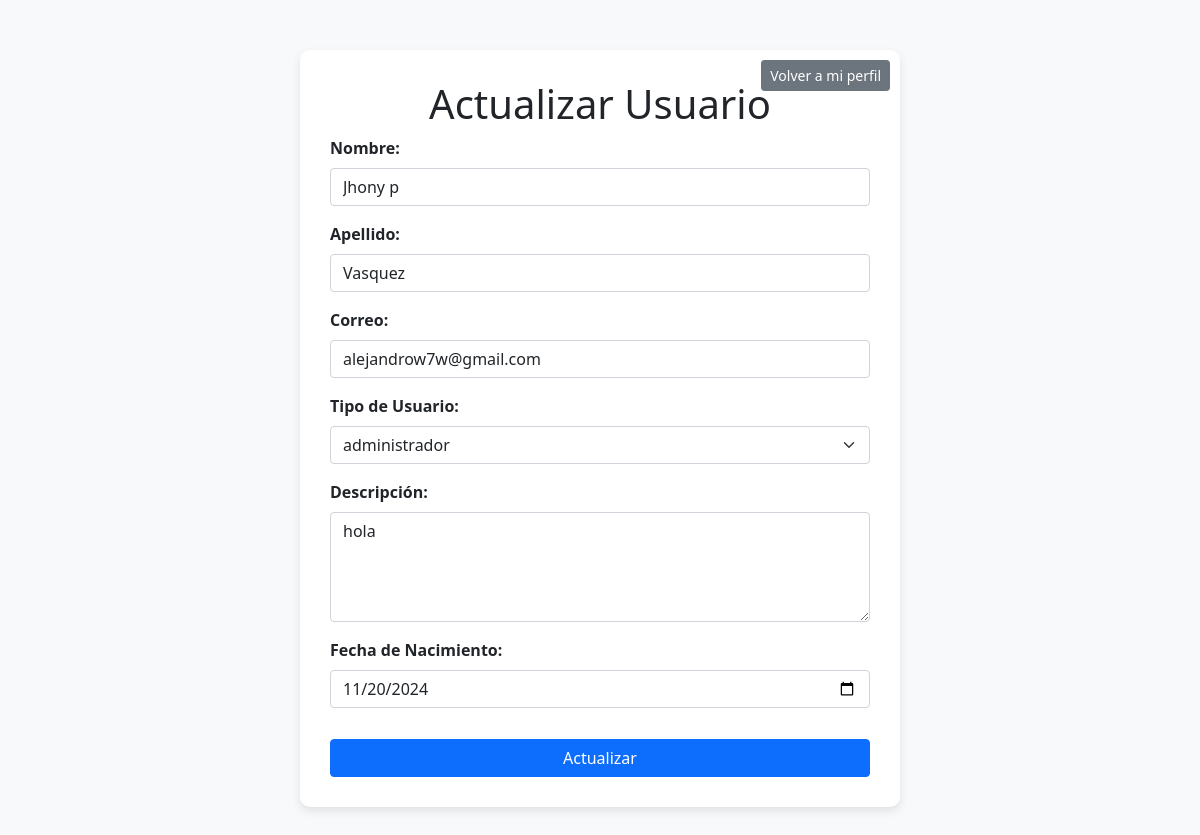
The app's page /CRUD/actualizar.php?id=6 (signed in) with its own data.
### tables this page shows
CREATE TABLE `usuarios` (
  `id` int(11) NOT NULL,
  `rol_id` int(11) NOT NULL,
  `correo` varchar(100) NOT NULL,
  `cedula` varchar(20) NOT NULL,
  `nombre` varchar(50) NOT NULL,
  `apellido` varchar(50) NOT NULL,
  `contrasena` varchar(255) NOT NULL,
  `fecha_registro` timestamp NOT NULL DEFAULT current_timestamp(),
  `imagen_perfil` varchar(255) DEFAULT NULL,
  `descripcion` text DEFAULT NULL,
  `fecha_nacimiento` date DEFAULT NULL
);

CREATE TABLE `roles` (
  `id` int(11) NOT NULL,
  `descripcion` varchar(50) NOT NULL
);

### CRUD/actualizar.php (the view, shortened to what this page needs)
<?php
include 'conexion.php';
$id = isset($_GET['id']) ? intval($_GET['id']) : 0;
$sql = "SELECT u.*, r.descripcion AS tipo_usuario FROM usuarios u
        JOIN roles r ON u.rol_id = r.id
        WHERE u.id = $id";
$resultado = $conn->query($sql);
$usuario = $resultado->fetch_assoc();
?>
<!DOCTYPE html>
<html lang="es">
<head>
    <link rel="stylesheet" href="https://cdn.jsdelivr.net/npm/bootstrap@5.1.3/dist/css/bootstrap.min.css">
</head>
<body class="bg-light">
    <div class="container">
        <div class="update-container">
            <a href="../perfil.php" class="btn btn-secondary btn-sm btn-back">Volver a mi perfil</a>
            <h1 class="text-center">Actualizar Usuario</h1>
            <form method="POST">
                <div class="mb-3">
                    <label for="nombre" class="form-label">Nombre:</label>
                    <input type="text" class="form-control" name="nombre" id="nombre" value="<?= htmlspecialchars($usuario['nombre']) ?>" required>
                </div>
                <div class="mb-3">
                    <label for="apellido" class="form-label">Apellido:</label>
                    <input type="text" class="form-control" name="apellido" id="apellido" value="<?= htmlspecialchars($usuario['apellido']) ?>" required>
                </div>
                <div class="mb-3">
                    <label for="correo" class="form-label">Correo:</label>
                    <input type="email" class="form-control" name="correo" id="correo" value="<?= htmlspecialchars($usuario['correo']) ?>" required>
                </div>
                <div class="mb-3">
                    <label for="tipo_usuario" class="form-label">Tipo de Usuario:</label>
                    <select class="form-select" name="tipo_usuario" id="tipo_usuario" required>
                        <?php
                        $sql_roles = "SELECT * FROM roles";
                        $roles_resultado = $conn->query($sql_roles);
                        while ($rol = $roles_resultado->fetch_assoc()): ?>
                            <option value="<?= $rol['id'] ?>" <?= $usuario['rol_id'] == $rol['id'] ? 'selected' : '' ?>>
                                <?= $rol['descripcion'] ?>
                            </option>
                        <?php endwhile; ?>
                    </select>
                </div>
                <div class="mb-3">
                    <label for="descripcion" class="form-label">Descripción:</label>
                    <textarea class="form-control" name="descripcion" id="descripcion" rows="4"><?= htmlspecialchars($usuario['descripcion']) ?></textarea>
                </div>
                <div class="mb-3">
                    <label for="fecha_nacimiento" class="form-label">Fecha de Nacimiento:</label>
                    <input type="date" class="form-control" name="fecha_nacimiento" id="fecha_nacimiento" value="<?= $usuario['fecha_nacimiento'] ?>" required>
                </div>
                <button type="submit" class="btn btn-primary btn-update w-100">Actualizar</button>
            </form>
        </div>
    </div>
</body>
</html>

### CRUD/actualizar.php (style rules this page uses)
.update-container { max-width: 600px; margin: 50px auto; background-color: #fff; padding: 30px; border-radius: 10px; box-shadow: 0 4px 10px rgba(0, 0, 0, 0.1); position: relative; }
.btn-back { position: absolute; top: 10px; right: 10px; }
.form-label { font-weight: bold; }
.btn-update { margin-top: 15px; }

### records on screen
usuarios: nombre "Jhony p", apellido "Vasquez", correo "alejandrow7w@gmail.com", tipo_usuario "administrador", descripcion "hola", fecha_nacimiento "11/20/2024"
